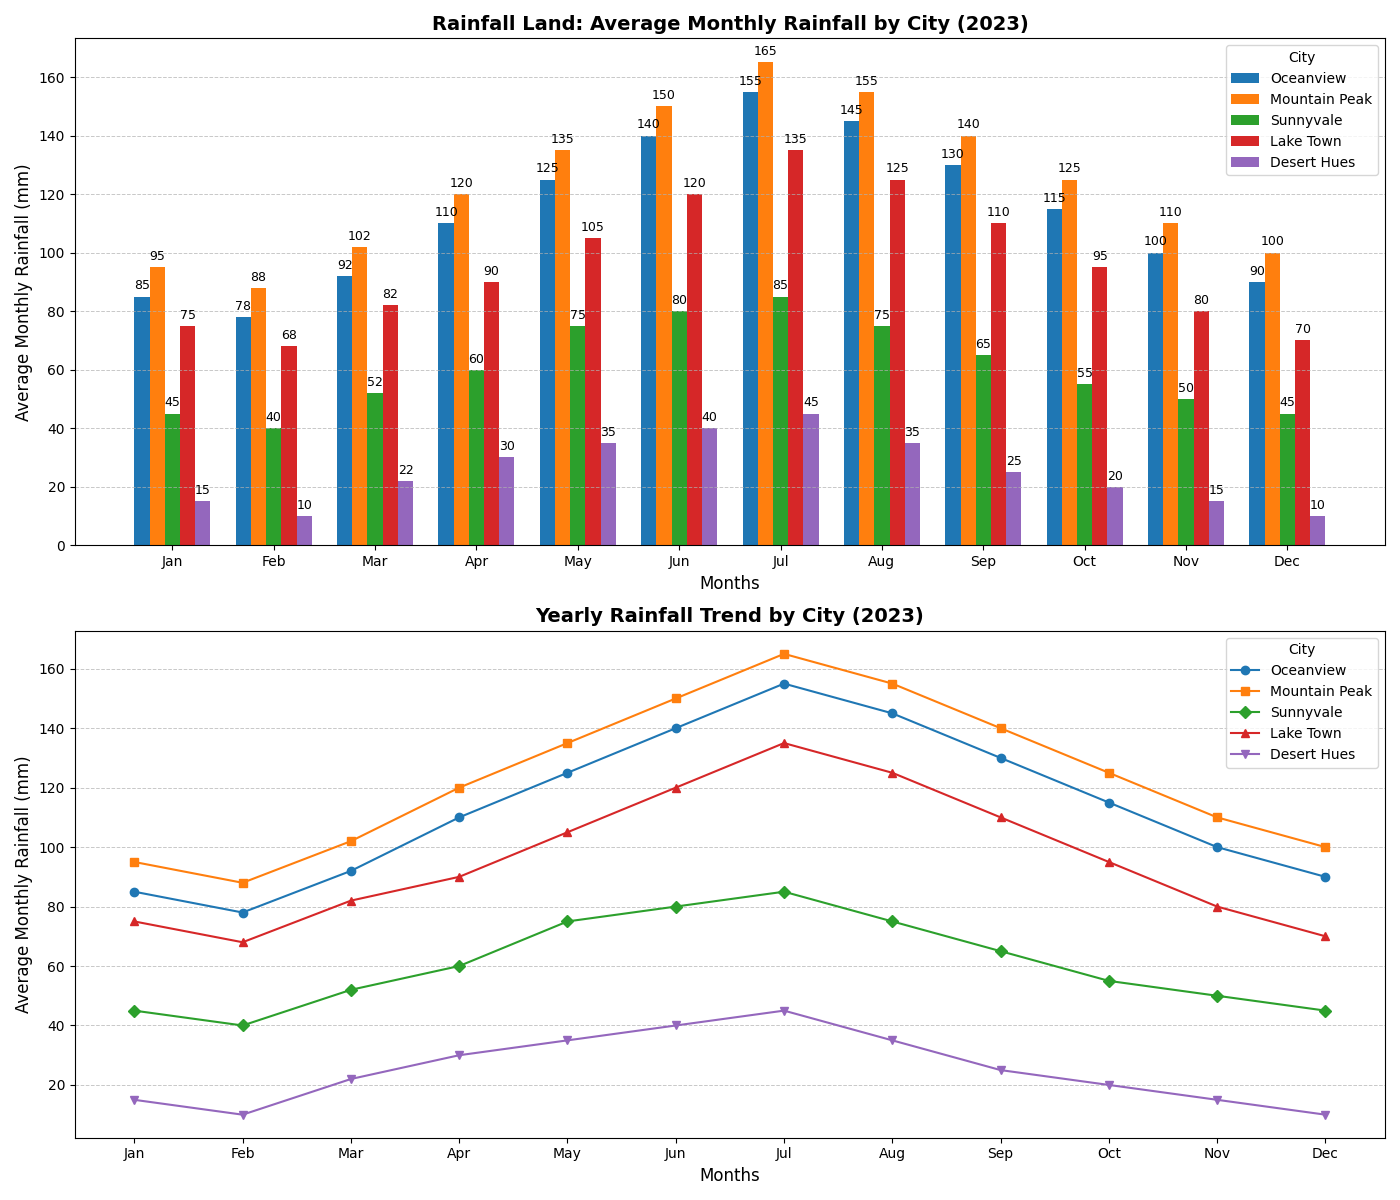

The Python source for this figure:
import matplotlib.pyplot as plt
import numpy as np

# Backstory:
# This chart presents a comparison of the average monthly rainfall (in mm) across different cities in a hypothetical country "Rainfall Land" for the year 2023.

# Cities in Rainfall Land
cities = ['Oceanview', 'Mountain Peak', 'Sunnyvale', 'Lake Town', 'Desert Hues']

# Average monthly rainfall data (in mm) for each city (January to December)
rainfall_data = [
    [85, 78, 92, 110, 125, 140, 155, 145, 130, 115, 100, 90],  # Oceanview
    [95, 88, 102, 120, 135, 150, 165, 155, 140, 125, 110, 100],  # Mountain Peak
    [45, 40, 52, 60, 75, 80, 85, 75, 65, 55, 50, 45],  # Sunnyvale
    [75, 68, 82, 90, 105, 120, 135, 125, 110, 95, 80, 70],  # Lake Town
    [15, 10, 22, 30, 35, 40, 45, 35, 25, 20, 15, 10],  # Desert Hues
]

# Months of the year
months = ['Jan', 'Feb', 'Mar', 'Apr', 'May', 'Jun', 'Jul', 'Aug', 'Sep', 'Oct', 'Nov', 'Dec']

# Convert data to NumPy array for convenience
rainfall_data = np.array(rainfall_data)

# Setting up the subplot figure
fig, axs = plt.subplots(nrows=2, ncols=1, figsize=(14, 12))

# Bar plot for each city's average monthly rainfall
bar_width = 0.15
x = np.arange(len(months))

for i, city in enumerate(cities):
    bars = axs[0].bar(x + i * bar_width, rainfall_data[i], bar_width, label=city)
    # Annotate bars with their corresponding values
    for bar in bars:
        axs[0].annotate(f'{bar.get_height()}',
                        xy=(bar.get_x() + bar.get_width() / 2, bar.get_height()),
                        xytext=(0, 3), textcoords='offset points',
                        ha='center', va='bottom', fontsize=9)

# Setting labels, title, and legend for the bar plot
axs[0].set_xlabel('Months', fontsize=12)
axs[0].set_ylabel('Average Monthly Rainfall (mm)', fontsize=12)
axs[0].set_title('Rainfall Land: Average Monthly Rainfall by City (2023)', fontsize=14, fontweight='bold')
axs[0].set_xticks(x + bar_width *(len(cities) / 2 - 0.5))
axs[0].set_xticklabels(months, fontsize=10)
axs[0].legend(title='City', fontsize=10)
axs[0].yaxis.grid(True, linestyle='--', linewidth=0.7, alpha=0.7)

# Line plot for yearly rainfall trend over months for each city
colors = ['#1f77b4', '#ff7f0e', '#2ca02c', '#d62728', '#9467bd']
markers = ['o', 's', 'D', '^', 'v']

for i, city in enumerate(cities):
    axs[1].plot(months, rainfall_data[i], marker=markers[i], color=colors[i], label=city)

# Adding labels, title, and legend for the line plot
axs[1].set_xlabel('Months', fontsize=12)
axs[1].set_ylabel('Average Monthly Rainfall (mm)', fontsize=12)
axs[1].set_title('Yearly Rainfall Trend by City (2023)', fontsize=14, fontweight='bold')
axs[1].legend(title='City', fontsize=10)
axs[1].yaxis.grid(True, linestyle='--', linewidth=0.7, alpha=0.7)

# Ensure the layout fits well and display the plot
plt.tight_layout()
plt.show()
